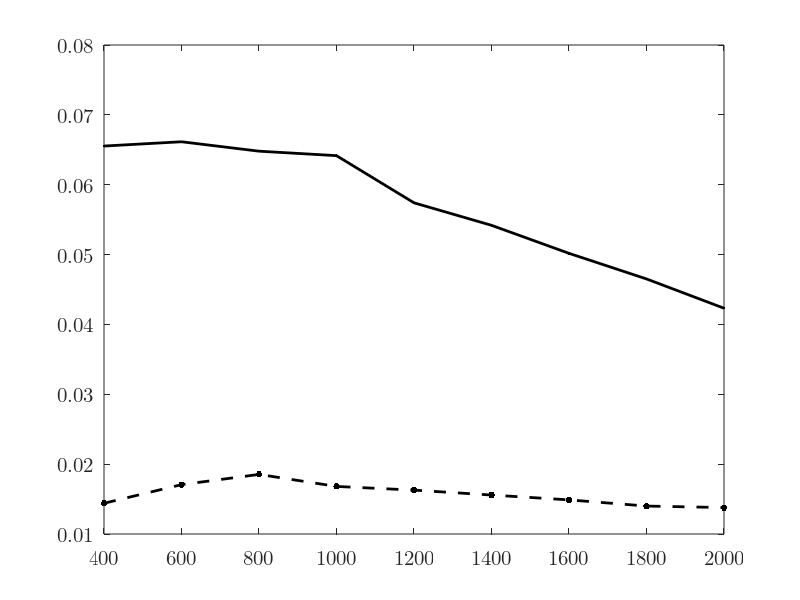

Recreate this plot in MATLAB.
% u =(10:2:26);
% i =[0.065 0.081 0.099 0.117 0.137 0.156 0.177 0.200 0.220];
% v1=[2.795 3.582 4.286 4.648 5.133 6.056 6.587 7.180 7.803];
% r=0.5*103.84*10^(-3);
% s=pi*r*r;
% rho=1.185;
% p0=u.*i
% p1=0.5.*rho.*s.*(v1.^3)
% ita=p1./p0
%
% subplot(1, 2, 1);
% uv=scatter(u, v1, 200, 'k', '.');
% hold on;
% xlim([10, 26])
% xticks(u)
% set(gca, 'FontName', 'Latin Modern Math', 'FontSize', 15);
% xlabel('\fontname{Songti SC}输入电压 \fontname{Latin Modern Math}U/V');
% ylabel('\fontname{Songti SC}风速 \fontname{Latin Modern Math}V_1/(m/s)');
% box on;
% M=[u' ones(9,1)];
% k=M\(v1');
% v1pre=(M*k)';
%
% plot(u, v1pre, '-k', 'LineWidth', 2);
%
% subplot(1, 2, 2);
% plot(v1, ita, '.-k', 'LineWidth', 2, 'MarkerSize', 15);
% set(gca, 'FontName', 'Latin Modern Math', 'FontSize', 15);
% xlabel('\fontname{Songti SC}风速 \fontname{Latin Modern Math}V_1/(m/s)');
% ylabel('\fontname{Songti SC}转换效率 \fontname{Latin Modern Math}\eta');
%

r=(400:200:2000);
u1=[2.40,3.20,3.85,4.10,4.42,4.67,4.88,5.02,5.25];
u2=[5.12,6.30,7.20,8.01,8.30,8.71,8.96,9.15,9.20];
p1=u1.^2./r
p2=u2.^2./r

plot(r, p1, '.--k', 'LineWidth', 2, 'MarkerSize', 15);
hold on;
plot(r, p2, '.-k', 'LineWidth', 2);
set(gca, 'FontName', 'Latin Modern Math', 'FontSize', 15);

xlim([400, 2000])
xticks(r)
